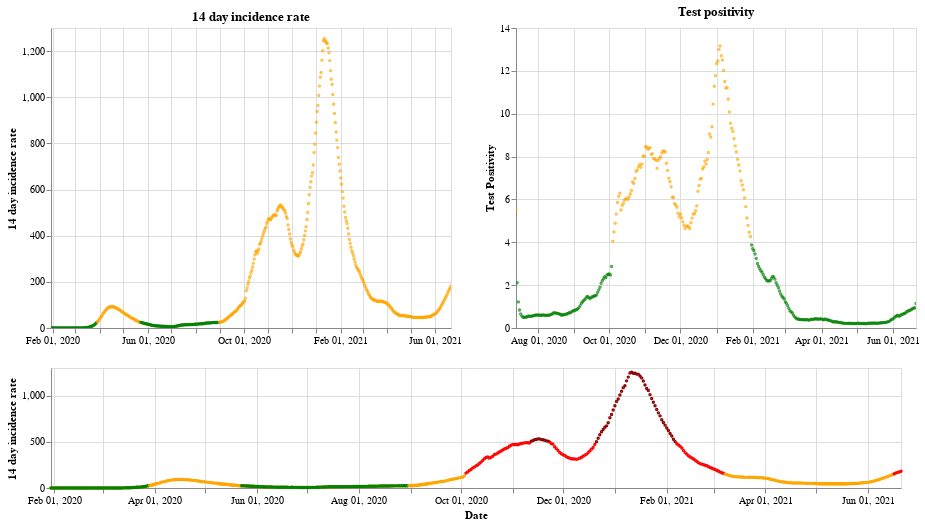

Notebook cell for this chart:
### Markdown cell above
## England

### Code cell
plot_traffic_light('England')

### Figure 1 — Vega-Lite specification as saved in the notebook (floating-point values rounded to 4 significant figures; data arrays with more than 128 entries replaced by an {"elided": "..."} marker saying what was removed)
{"config": {"view": {"continuousWidth": 400, "continuousHeight": 300}}, "vconcat": [{"hconcat": [{"mark": {"type": "point", "size": 2}, "encoding": {"color": {"condition": {"value": "green", "test": "(datum.twoWeeklyCasesRate <= 25)"}, "value": "orange"}, "tooltip": [{"type": "nominal", "field": "areaName"}, {"type": "temporal", "field": "date"}, {"type": "quantitative", "field": "twoWeeklyCasesRate"}, {"type": "quantitative", "field": "testPositivity"}], "x": {"type": "temporal", "axis": {"title": ""}, "field": "date", "scale": {"domain": {"selection": "DateBrush"}}, "timeUnit": "yearmonthdate"}, "y": {"type": "quantitative", "axis": {"title": "14 day incidence rate"}, "field": "twoWeeklyCasesRate"}}, "title": "14 day incidence rate", "width": 400}, {"mark": {"type": "point", "size": 2}, "encoding": {"color": {"condition": {"value": "green", "test": "(datum.testPositivity <= 4)"}, "value": "orange"}, "tooltip": [{"type": "nominal", "field": "areaName"}, {"type": "temporal", "field": "date"}, {"type": "quantitative", "field": "twoWeeklyCasesRate"}, {"type": "quantitative", "field": "testPositivity"}], "x": {"type": "temporal", "axis": {"title": ""}, "field": "date", "scale": {"domain": {"selection": "DateBrush"}}, "timeUnit": "yearmonthdate"}, "y": {"type": "quantitative", "axis": {"title": "Test Positivity"}, "field": "testPositivity"}}, "title": "Test positivity", "width": 400}]}, {"layer": [{"mark": {"type": "point", "size": 2}, "encoding": {"color": {"condition": {"value": "orange", "test": "((50 && datum.twoWeeklyCasesRate) < 150)"}, "value": "red"}, "opacity": {"condition": {"value": 1, "test": "((50 && datum.twoWeeklyCasesRate) < 500)"}, "value": 0}, "tooltip": [{"type": "nominal", "field": "areaName"}, {"type": "temporal", "field": "date"}, {"type": "quantitative", "field": "twoWeeklyCasesRate"}, {"type": "quantitative", "field": "testPositivity"}], "x": {"type": "temporal", "axis": {"title": "Date"}, "field": "date", "timeUnit": "yearmonthdate"}, "y": {"type": "quantitative", "axis": {"title": "14 day incidence rate"}, "field": "twoWeeklyCasesRate"}}, "selection": {"DateBrush": {"type": "interval", "encodings": ["x"], "fields": ["Time"]}}, "width": 850}, {"mark": {"type": "point", "size": 2}, "encoding": {"color": {"value": "darkred"}, "opacity": {"condition": {"value": 1, "test": "(datum.twoWeeklyCasesRate >= 500)"}, "value": 0}, "tooltip": [{"type": "nominal", "field": "areaName"}, {"type": "temporal", "field": "date"}, {"type": "quantitative", "field": "twoWeeklyCasesRate"}, {"type": "quantitative", "field": "testPositivity"}], "x": {"type": "temporal", "axis": {"title": "Date"}, "field": "date", "timeUnit": "yearmonthdate"}, "y": {"type": "quantitative", "axis": {"title": "14 day incidence rate"}, "field": "twoWeeklyCasesRate"}}, "width": 400}, {"mark": {"type": "point", "size": 2}, "encoding": {"color": {"condition": {"value": "green", "test": "((4 && datum.twoWeeklyCasesRate) < 25)"}, "value": "orange"}, "opacity": {"condition": {"value": 1, "test": "(datum.twoWeeklyCasesRate < 50)"}, "value": 0}, "tooltip": [{"type": "nominal", "field": "areaName"}, {"type": "temporal", "field": "date"}, {"type": "quantitative", "field": "twoWeeklyCasesRate"}, {"type": "quantitative", "field": "testPositivity"}], "x": {"type": "temporal", "axis": {"title": "Date"}, "field": "date", "timeUnit": "yearmonthdate"}, "y": {"type": "quantitative", "axis": {"title": "14 day incidence rate"}, "field": "twoWeeklyCasesRate"}}, "width": 400}], "height": 120, "width": 800}], "data": {"name": "data-6053d73aaa30651b81bad5ef102b9e78"}, "$schema": "https://vega.github.io/schema/vega-lite/v4.8.1.json", "datasets": {"data-6053d73aaa30651b81bad5ef102b9e78": {"elided": "509 records"}}}
